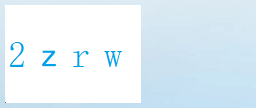
#> input picture data/samples/2zrw.png, 256 x 108 px
$ python augment_data.py
#> lines starting #> are read from the running program, lines starting #| are printed output that depends on the picture
#!/usr/bin/env python3
"""
数据增强脚本 - 将现有验证码图片扩充到 1000+ 张
"""

import os
import random
import numpy as np
from pathlib import Path
from PIL import Image, ImageEnhance, ImageFilter

# 原始数据目录
DATA_DIR = Path(__file__).parent.parent / "data" / "samples"
# 增强数据输出目录
AUGMENTED_DIR = Path(__file__).parent.parent / "data" / "finetune" / "train"

AUGMENTED_DIR.mkdir(parents=True, exist_ok=True)


def add_noise(image, intensity=0.02):
    """添加随机噪声"""
    img_array = np.array(image)
    noise = np.random.normal(0, 255 * intensity, img_array.shape).astype(np.int16)
    noisy_array = np.clip(img_array.astype(np.int16) + noise, 0, 255).astype(np.uint8)
    return Image.fromarray(noisy_array)


def add_gaussian_noise(image, mean=0, std=10):
    """添加高斯噪声"""
    img_array = np.array(image)
    noise = np.random.normal(mean, std, img_array.shape).astype(np.int16)
    noisy_array = np.clip(img_array.astype(np.int16) + noise, 0, 255).astype(np.uint8)
    return Image.fromarray(noisy_array)


def random_rotate(image, max_angle=10):
    """随机旋转"""
    angle = random.uniform(-max_angle, max_angle)
    return image.rotate(angle, resample=Image.BICUBIC, expand=False)


def random_crop(image, crop_ratio=0.9):
    """随机裁剪"""
    w, h = image.size
    new_w = int(w * crop_ratio)
    new_h = int(h * crop_ratio)
    left = random.randint(0, w - new_w)
    top = random.randint(0, h - new_h)
    return image.crop((left, top, left + new_w, top + new_h)).resize((w, h))


def random_contrast(image, factor_range=(0.8, 1.5)):
    """随机对比度"""
    factor = random.uniform(*factor_range)
    enhancer = ImageEnhance.Contrast(image)
    return enhancer.enhance(factor)


def random_brightness(image, factor_range=(0.7, 1.3)):
    """随机亮度"""
    factor = random.uniform(*factor_range)
    enhancer = ImageEnhance.Brightness(image)
    return enhancer.enhance(factor)


def random_sharpness(image, factor_range=(0.5, 2.0)):
    """随机锐化"""
    factor = random.uniform(*factor_range)
    enhancer = ImageEnhance.Sharpness(image)
    return enhancer.enhance(factor)


def apply_blur(image, radius=1):
    """应用模糊"""
    if radius == 1:
        return image.filter(ImageFilter.GaussianBlur(radius=1))
    return image.filter(ImageFilter.BoxBlur(radius))


def add_random_lines(image, num_lines=3):
    """添加随机干扰线"""
    img_array = np.array(image)
    h, w, _ = img_array.shape

    for _ in range(num_lines):
        y = random.randint(0, h - 1)
        color = (random.randint(0, 255), random.randint(0, 255), random.randint(0, 255))
        img_array[y, :, :] = color

    return Image.fromarray(img_array)


def augment_single_image(image_path, output_dir, num_augmentations=30):
    """对单张图片进行数据增强"""
#> called with num_augmentations = 32
    filename = image_path.stem
    original = Image.open(image_path).convert("RGB")
#> original is the input picture: PIL image 256x108 RGB; mean R, G, B 227.2, 240.1, 247.9

    augmentations = [
        add_noise,
        add_gaussian_noise,
        lambda img: random_rotate(img, max_angle=8),
        lambda img: random_crop(img, crop_ratio=0.95),
        lambda img: random_contrast(img, factor_range=(0.7, 1.8)),
        lambda img: random_brightness(img, factor_range=(0.6, 1.4)),
        lambda img: random_sharpness(img, factor_range=(0.3, 2.5)),
        lambda img: apply_blur(img, radius=1),
        lambda img: add_random_lines(img, num_lines=random.randint(1, 5)),
    ]

    # 保存原始图片
    original.save(output_dir / f"{filename}_0.png")

    # 生成增强图片
    for i in range(1, num_augmentations):
        img = original.copy()

        num_transforms = random.randint(1, 3)
        transforms = random.sample(augmentations, num_transforms)

        for transform in transforms:
            if random.random() < 0.7:
                img = transform(img)

        img.save(output_dir / f"{filename}_{i}.png")
#> this loop made 31 passes
#> pass 2, in augment_single_image, `img.save(output_dir / f"{filename}_{i}.png")`:
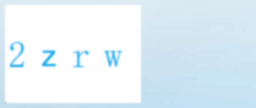
#> saved as 2zrw_2.png: PIL image 256x108 RGB; mean R, G, B 227.1, 240.1, 247.8
#> after the loop:
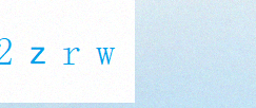
#> img: PIL image 256x108 RGB; mean R, G, B 226.3, 239.4, 247.2

    return num_augmentations


def main():
    print("=" * 60)
    print("数据增强 - 扩充训练数据集")
    print("=" * 60)

    images = sorted(DATA_DIR.glob("*.png"))
    if not images:
        print("未找到训练图片！")
        return

    print(f"\n原始图片数量: {len(images)}")
    print(f"目标数量: {len(images) * 32}")

    total_augmented = 0
    for img_path in images:
        count = augment_single_image(img_path, AUGMENTED_DIR, num_augmentations=32)
        total_augmented += count
        print(f"  增强 {img_path.name} -> {count} 张")

    print(f"\n总计生成: {total_augmented} 张图片")
    print(f"输出目录: {AUGMENTED_DIR}")
    print("=" * 60)


if __name__ == "__main__":
    main()
